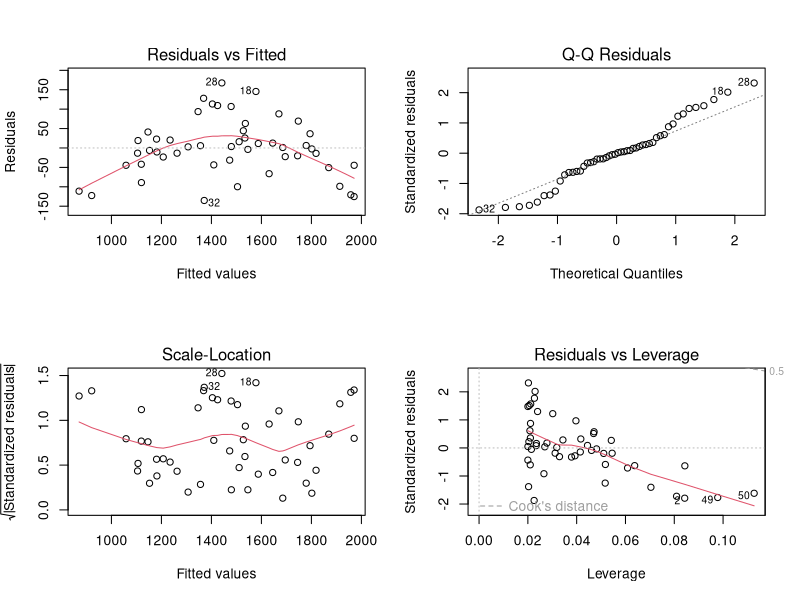
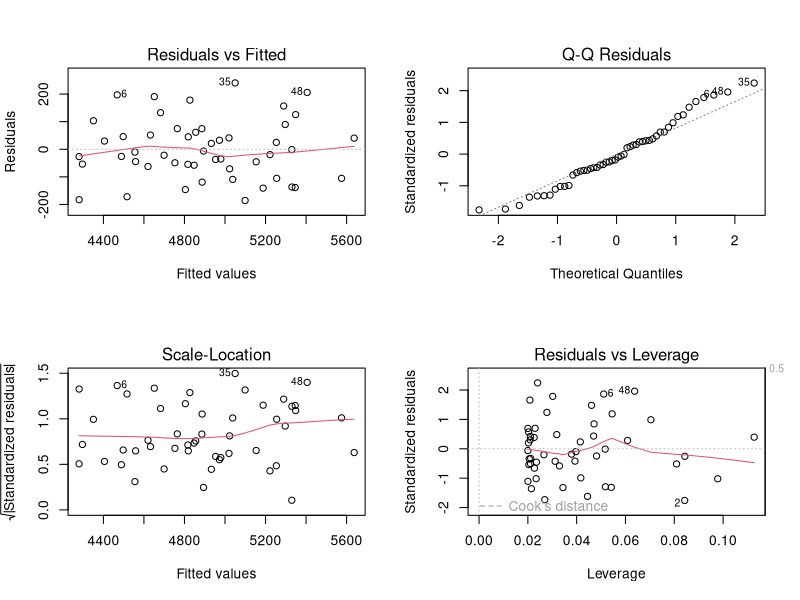
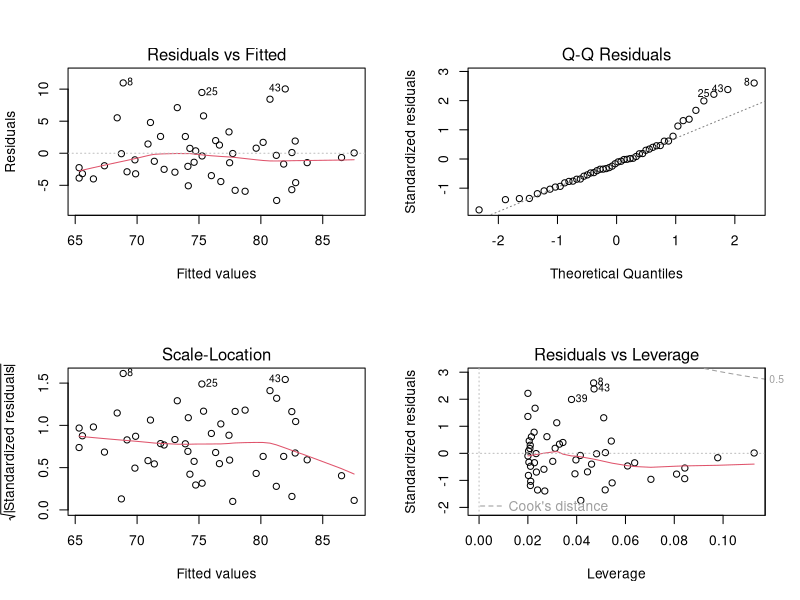

These figures' R source, in order:
## ---- chunk 1
knitr::opts_chunk$set(echo = TRUE)
## ---- chunk 2
x<-c(108.47,108.48,109.05,110.96,112.88,115.09,115.82,116.13,116.80,118.17,118.29,120.44,120.87,121.54,122.62,123.24,125.12,125.53,126.93,127.37,127.44,127.72,128.45,128.73,129.80,129.84,130.09,131.45,132.19,132.85,133.09,134.51,134.62,135.16,135.58,137.31,139.23,140.44,141.63,142.73,142.79,144.01,144.28,145.42,145.44,146.01,146.09,148.09,154.06,156.25)

y1 <- c(1926.3721,1845.5515,1836.9980,1814.8805,1818.7962,1804.6096,1799.2322,1831.1906,1785.4772,1816.7777,1724.7038,1672.9853,1686.6314,1757.8150,1657.6412,1564.5890,1598.9946,1723.5855,1542.1951,1598.8229,1559.7419,1571.9879,1526.9370,1404.5772,1483.3856,1585.6335,1441.7037,1609.2995,1533.9665,1365.9530,1517.2563,1236.0364,1496.6813,1362.1404,1440.2983,1309.6284,1249.1757,1255.1477,1183.9964,1171.6898,1203.4191,1146.1817,1187.4105,1030.8754,1077.6073,1125.5328,1091.1814,1013.9322,798.4727,759.3948)

y2 <- c(4253.423,4097.481,4242.749,4454.144,4435.041,4665.087,4462.745,4543.369,4344.700,4545.284,4514.208,4557.666,4683.720,4841.999,4814.493,4677.904,4703.944,4839.280,4658.370,4762.315,4863.913,5004.870,4789.697,4917.050,4960.285,4767.971,4887.572,4954.036,4916.751,5005.066,4943.923,5060.897,4951.924,4928.904,5290.459,4913.642,5108.266,5047.120,5202.368,5278.046,5149.564,5446.231,5386.824,5328.349,5193.366,5207.665,5474.012,5611.254,5469.710,5677.621)

y3 <- c(63.06316,61.44416,62.40146,62.46696,65.40710,73.91662,68.65933,79.84460,66.29297,68.79075,66.67182,72.32049,75.87358,70.13380,74.51058,69.67153,70.10120,80.35990,76.50786,72.05668,69.05673,75.02676,73.19806,75.10544,84.71027,74.82630,81.19418,72.50786,78.31355,77.92982,72.34656,80.75272,75.99446,77.68365,72.13723,72.79462,80.40959,81.88024,89.16389,80.91984,73.90764,80.15612,91.99874,76.81634,82.61463,84.67476,78.22375,82.27569,85.84750,87.58806)
## ---- chunk 3
modelo_1 <- lm(y1 ~ x)
## ---- chunk 4
modelo_2 <- lm(y2 ~ x) # Substitua os asteriscos **
## ---- chunk 5
modelo_3 <- lm(y3 ~ x) # Coloque o comando aqui
## ---- chunk 6
summary(modelo_1)
## ---- chunk 7
summary(modelo_2) # Substitua os asteriscos **
## ---- chunk 8
summary(modelo_3) # coloque o comando aqui
## ---- chunk 9
shapiro.test(residuals(modelo_1))
## ---- chunk 10
shapiro.test(residuals(modelo_2)) # Subsitua os asteriscos **
## ---- chunk 11
shapiro.test(residuals(modelo_3)) # Coloque o comando aqui
## ---- chunk 12
par(mfrow=c(2,2));plot(modelo_1)
## ---- chunk 13
par(mfrow=c(2,2));plot(modelo_2) # Subsitua os asteriscos **
## ---- chunk 14
par(mfrow=c(2,2));plot(modelo_3) # Coloque o comando aqui
